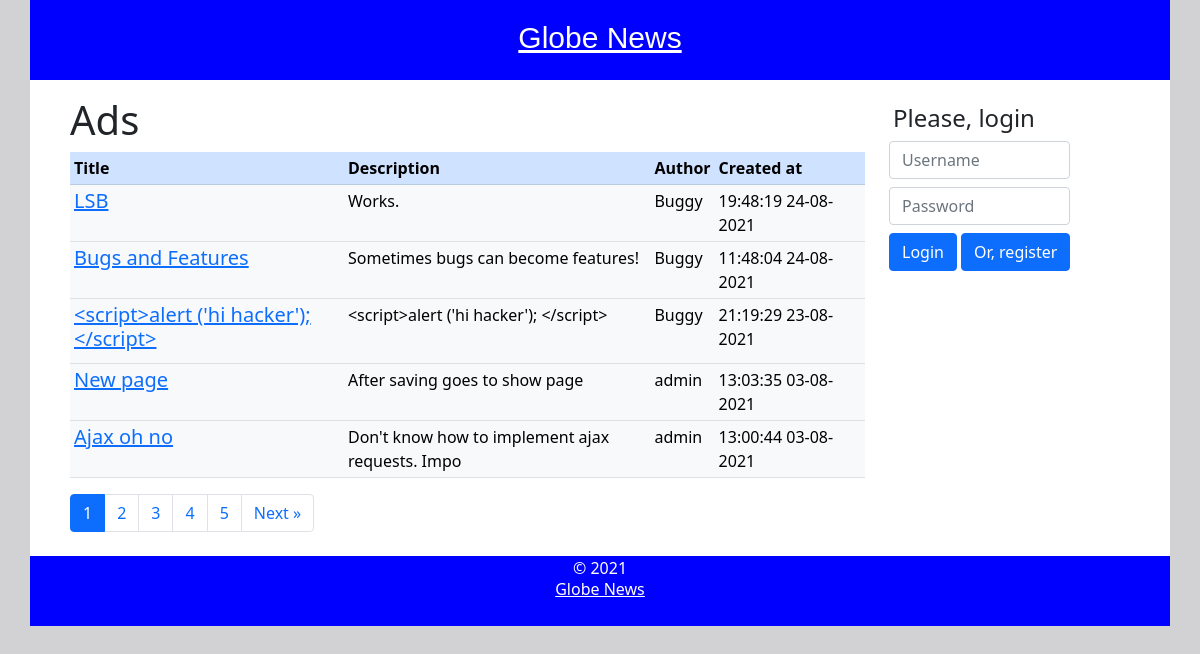
The page / on the database its author committed.
### tables this page shows
CREATE TABLE `pages` (
  `id` int(11) NOT NULL,
  `title` varchar(255) DEFAULT NULL,
  `description` text,
  `author` varchar(50) DEFAULT NULL,
  `created_at` int(11) DEFAULT NULL
);

### includes/functions.php (called while the page is built, shortened)
<?php
function includeLayoutTemplate($template = "")
{
    include(SITE_ROOT . DS . 'public' . DS . 'layouts' . DS . $template);
}
function u($string = "")
{
    return urlencode($string);
}
function h($string = "")
{
    return htmlspecialchars($string);
}
?>

### includes/database.class.php (called while the page is built, shortened)
<?php
class MySQLDatabase
{
    public $connection;
    public function openConnection()
    {
        $this->connection = mysqli_connect(DB_SERVER, DB_USER, DB_PASS, DB_NAME);
    }
    public function query($sql)
    {
        $result = mysqli_query($this->connection, $sql);
        return $result;
    }
    public function fetchArray($result_set)
    {
        return mysqli_fetch_array($result_set);
    }
}
$database = new MySQLDatabase();

### includes/database_object.class.php (called while the page is built, shortened)
<?php
require_once(LIB_PATH . DS . 'database.class.php');
class DatabaseObject
{
    public static function findBySql($sql = "")
    {
        global $database;
        $result_set = $database->query($sql);
        $object_array = array();
        while ($row = $database->fetchArray($result_set)) {
            $object_array[] = static::instantiate($row);
        }
        return $object_array;
    }
    public static function countAll()
    {
        global $database;
        $sql = "SELECT COUNT(*) FROM " . static::$table_name;
        $result_set = $database->query($sql);
        $row = $database->fetchArray($result_set);
        return array_shift($row);
    }
    private static function instantiate($record)
    {
        $object = new $class_name();
        foreach ($record as $attribute => $value) {
            if ($object->hasAttribute($attribute)) {
                $object->$attribute = $value;
            }
        }
        return $object;
    }
    private function hasAttribute($attribute)
    {
        return array_key_exists($attribute, $this->attributes());
    }
    protected function attributes()
    {
        $attributes = array();
        foreach (static::$db_fields as $field) {
            if (property_exists($this, $field)) {
                $attributes[$field] = $this->$field;
            }
        }
        return $attributes;
    }
}

### includes/pagination.class.php (called while the page is built, shortened)
<?php
class Pagination
{
    public $current_page;
    public $per_page;
    public $total_count;
    public function __construct($page = 1, $per_page = 20, $total_count = 0)
    {
        $this->current_page = (int)$page;
        $this->per_page = (int)$per_page;
        $this->total_count = (int)$total_count;
    }
    public function offset()
    {
        return ($this->current_page - 1) * $this->per_page;
    }
    public function totalPages()
    {
        return ceil($this->total_count / $this->per_page);
    }
    public function nextPage()
    {
        return $this->current_page + 1;
    }
    public function hasNextPage()
    {
        return $this->nextPage() <= $this->totalPages() ? true : false;
    }
}

### includes/session.class.php (called while the page is built, shortened)
<?php
class Session
{
    private $logged_in = false;
    public function isLoggedIn()
    {
        return $this->logged_in;
    }
    private function checkLogin()
    {
        if (isset($_SESSION['user_id'])) {
            $this->user_id = $_SESSION['user_id'];
            $this->author = $_SESSION['author'];
            $this->logged_in = true;
        } else {
            $this->logged_in = false;
        }
    }
}
$session = new Session();

### public/index.php (the view, shortened to what this page needs)
<?php require_once("../includes/initialize.php"); ?>
<?php
    $page = !empty($_GET['page']) ? (int)$_GET['page'] : 1;
    $per_page = 5;
    $total_count = Ad::countAll();
    $pagination = new Pagination($page, $per_page, $total_count);
    $sql = "SELECT * FROM pages ";
    $sql .= "ORDER by created_at DESC ";
    $sql .= "LIMIT {$per_page} ";
    $sql .= "OFFSET {$pagination->offset()} ";
    $ads = Ad::findBySql($sql);
?>
<?php includeLayoutTemplate('header.php'); ?>
  <div id="content">
    <div style="float: left" class="col-9">
      <h1>Ads</h1>
      <table class="table table-hover table-sm">
        <tr class="table-primary">
          <th>Title</th>
          <th>Description</th>
          <th>Author</th>
          <th>Created at</th>
          <th></th>
          <th></th>
        </tr>
        <?php foreach ($ads as $ad) : ?>
        <tr class="table-light">
          <td><h5><a href="ad.php?id=<?php echo h(u($ad->id)); ?>"><?php echo h($ad->title); ?></a></h5></td>
          <td><?php echo h($ad->description); ?></td>
          <td><?php echo h($ad->author); ?></td>
          <td><?php echo date('H:i:s d-m-Y', h($ad->created_at)); ?></td>
          <td><?php if ($session->author === $ad->author) {
              } ?></td>
          <td><?php if ($session->author === $ad->author) {
              } ?></td>
        </tr>
        <?php endforeach; ?>
      </table>
    </div>
    <div style="float: right" class="actions col-3 px-4 mt-2">
    <?php if ($session->isLoggedIn()) {
        echo '
        <h4>Hi, ' . h($session->author) . '!</h4>
          <div class="col-12">
            <a class="action" href="create.php">
              <button type="submit" class="btn btn-primary" name="create" value="create">Create ad</button></a>
            <a class="action" href="logout.php">
              <button type="submit" class="btn btn-primary" name="logout" value="Logout">Logout</button></a>
  	      </div>';
    } else {
        echo '
        <h4 class="px-1">Please, login</h4>
          <form id="login" action="login.php" method="post">
            <div class="col-10 pb-2">
              <input type="text" class="form-control" id="username" name="username" placeholder="Username" />
            </div>
            <div class="col-10 pb-2">
              <input type="password" class="form-control" id="password" name="password" placeholder="Password" />
            </div>
              <input type="submit" class="btn btn-primary" name="submit" value="Login" />
              <a class="btn btn-primary" href="create_user.php">Or, register</a>
          </form>';
    }
    ?>
    </div>
    <div id="pagination" style="clear: both;">
      <ul class="pagination">
        <?php if ($pagination->totalPages() > 1) {
            for ($i = 1; $i <= $pagination->totalPages(); $i++) {
                echo " <li class=\"page-item ";
                if ($i == $page) {
                    echo "active";
                }
                echo "\"><a class=\"page-link\" href=\"index.php?page=" . $i . "\">" . $i . "</a></li>";
            }
            if ($pagination->hasNextPage()) {
                echo " <li class=\"page-item\">
                         <a class=\"page-link\" href=\"index.php?page=" . $pagination->nextPage() . "\">
                         Next &raquo;</a>
                       </li> ";
            }
        }
        ?>
      </ul>
    </div>
  </div>
<?php includeLayoutTemplate('footer.php'); ?>

### public/layouts/header.php (shortened to what this page needs)
<!doctype html>
<html lang="en">
    <head>
        <link rel="stylesheet" media="all" href="css/bootstrap.css" />
        <link rel="stylesheet" media="all" href="css/main.css" />
    </head>
    <body>
        <div class="container bg-white px-0">
            <header>
                <h1><a href="index.php">Globe News</a></h1>
            </header>

### public/layouts/footer.php (shortened to what this page needs)
<footer class="mt-4">
  &copy; <?php echo date('Y'); ?> <h6><a href="index.php">Globe News</a></h6>
</footer>
</div>
</body>
</html>

### public/css/main.css (style rules this page uses)
html { height: 100%; width: 100%; }
body { width: 100%; margin: 0; padding: 0; background-color: #d2d2d4; }
header { height: 80px; background: blue; }
header h1 { padding-top: 20px; font-size: 30px; font-family: Verdana, Arial, Helvetica, sans-serif; text-align: center; }
header h1 a { color: #ffffff; }
#content { padding: 0 40px 0 40px; }
footer { clear: both; height: 70px; padding: 0 20px; background: blue; color: white; text-align: center; }
footer h6 a { color: #ffffff; }

### rows shown on the page
pages: title "LSB", description "Works.", author "Buggy", created_at "19:48:19 24-08-2021"
pages: title "Bugs and Features", description "Sometimes bugs can become features!", author "Buggy", created_at "11:48:04 24-08-2021"
pages: title "<script>alert ('hi hacker'); </script>", description "<script>alert ('hi hacker'); </script>", author "Buggy", created_at "21:19:29 23-08-2021"
pages: title "New page", description "After saving goes to show page", author "admin", created_at "13:03:35 03-08-2021"
pages: title "Ajax oh no", description "Don't know how to implement ajax requests. Impo", author "admin", created_at "13:00:44 03-08-2021"
